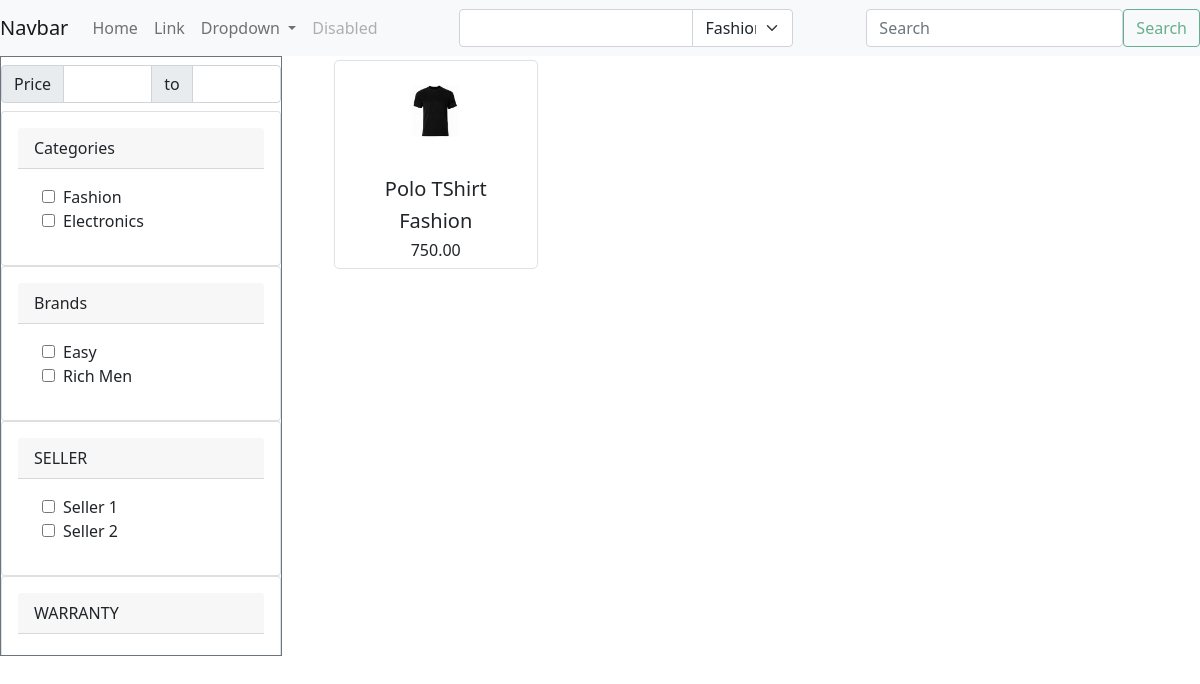
The app's page /, older data.
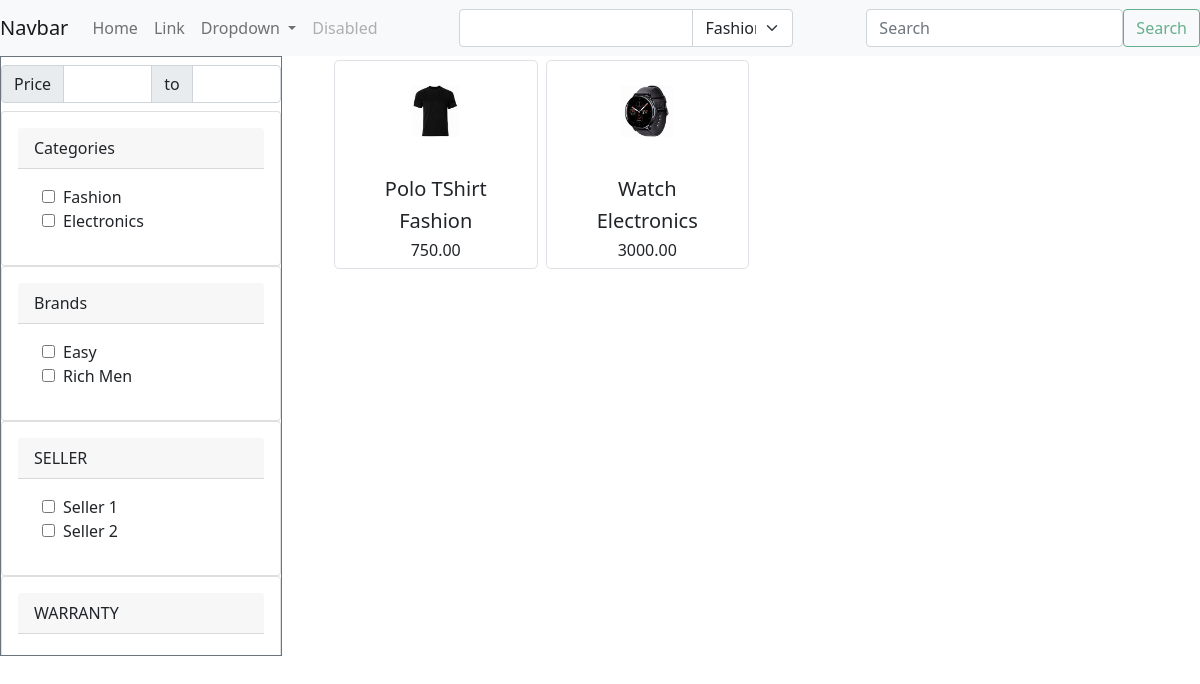
The same page, newer data.
### ecommerce/models.py (models this page shows, shortened)
class Category(models.Model):
    name = models.CharField(max_length=200)
    created_at = models.DateField(auto_now_add=True)

class Brand(models.Model):
    name = models.CharField(max_length=200)
    created_at = models.DateField(auto_now_add=True)

class Seller(models.Model):
    name = models.CharField(max_length=200)
    created_at = models.DateField(auto_now_add=True)

class Warranty(models.Model):
    name = models.CharField(max_length=200)
    created_at = models.DateField(auto_now_add=True)

class Image(models.Model):
    name = models.CharField(max_length=50)
    product_image = models.ImageField(upload_to='product/')

class Product(models.Model):
    name = models.CharField(max_length=300)
    description = models.TextField()
    image = models.ManyToManyField(Image)
    category = models.ForeignKey(Category, related_name='product_category', on_delete=models.CASCADE)
    brand = models.ForeignKey(Brand, related_name='product_brand', on_delete=models.CASCADE)
    warranty = models.ForeignKey(Warranty, related_name='product_warranty', on_delete=models.CASCADE)
    seller = models.ForeignKey(Seller, related_name='product_seller', on_delete=models.CASCADE)
    regular_price = models.DecimalField( max_digits=10, decimal_places=2)
    sales_price = models.DecimalField(max_digits=10, decimal_places=2)
    creation_date = models.DateField(auto_now_add=True)
    update_date = models.DateField(auto_now_add=False)

### ecommerce/views/product.py (the view)
# urls.py: path('', product.products, name='products'),
def products(request):
    context = {
        "products": Product.objects.all(),
        "categories": Category.objects.all(),
        "brands": Brand.objects.all(),
        "sellers": Seller.objects.all(),
        "warranties": Warranty.objects.all(),
        }
    return render(request, 'ecommerce/product/index.html', context)

### ecommerce/templates/ecommerce/product/index.html
{% extends '../../base/base.html' %}
{% block content %}
<div id="products_container" class='container d-flex flex-wrap'>
    {% include 'ecommerce/product/product_list.html' %}
</div>
{% endblock content %}

### templates/base/base.html (shortened to what this page needs)
{% load static %}
<!DOCTYPE html>
<html lang="en">
  <head>
    <link
      href="https://cdn.jsdelivr.net/npm/bootstrap@5.0.2/dist/css/bootstrap.min.css"
      rel="stylesheet"
    />
  </head>
  <body >
    <div class="row">{% include 'base/top_nav.html' %}</div>
    <div class="row">
      <div class="col-3">{% include 'base/side_nav.html' %}</div>
      <div class="col-9">
        {% block content %} {% endblock content %}
      </div>
    </div>
  </body>
</html>

### templates/base/top_nav.html (shortened to what this page needs)
<div class="col-12">
  <nav class="navbar navbar-expand-lg navbar-light bg-light">
    <a class="navbar-brand" href="#">Navbar</a>
    <div class="d-flex justify-content-between collapse navbar-collapse" id="navbarSupportedContent">
      <ul class="navbar-nav mr-auto">
        <li class="nav-item active">
          <a class="nav-link" href="#">Home</a>
        </li>
        <li class="nav-item">
          <a class="nav-link" href="#">Link</a>
        </li>
        <li class="nav-item dropdown">
          <a
            class="nav-link dropdown-toggle"
            href="#"
            id="navbarDropdown"
            role="button"
            data-toggle="dropdown"
            aria-haspopup="true"
            aria-expanded="false"
          >
            Dropdown
          </a>
        </li>
        <li class="nav-item">
          <a class="nav-link disabled" href="#">Disabled</a>
        </li>
      </ul>
      <div class="input-group" style="width: 30%">
        <input id='product_search' class="form-control" type="text" style="width: 70%" />
        <select id="category_selector" class="form-select" style="width: 30%" onchange="category_change()">
          {% for category in categories %}
          <option value="{{category.id}}">{{category.name}}</option>
          {% endfor %}
        </select>
      </div>
      <form class="form">
        <div class="d-flex">
          <input id="all_product_search" class="form-control" type="search" placeholder="Search" aria-label="Search" />
          <button class="btn btn-outline-success my-2 my-sm-0" disabled>Search</button>
        </div>
      </form>
    </div>
  </nav>
</div>

### templates/base/side_nav.html (shortened to what this page needs)
<div class="overflow-scroll border border-right border-secondary" style="height: 600px">
  <div class="row my-2">
    <div class="input-group">
      <span class="input-group-text">Price</span>
      <input id="min_price" type="text" aria-label="First name" class="custom_filter form-control" />
      <span class="input-group-text">to</span>
      <input id="max_price" type="text" aria-label="Last name" class="custom_filter form-control" />
    </div>
  </div>
  <div class="card">
    <div class="card-body">
      <div class="card-header">Categories</div>
      <div class="card-body">
        {% for category in categories %}
        <label class="d-block m-auto">
          <input
            name="category"
            class="custom_filter form-checkbox mx-2"
            type="checkbox"
            value="{{category.id}}"
          />{{category.name}}</label
        >
        {% endfor %}
      </div>
    </div>
  </div>
  <div class="card">
    <div class="card-body">
      <div class="card-header">Brands</div>
      <div class="card-body">
        {% for brand in brands %}
        <label class="d-block m-auto">
          <input name="brand" class="custom_filter form-checkbox mx-2" type="checkbox" value="{{brand.id}}" />{{brand.name}}</label
        >
        {% endfor %}
      </div>
    </div>
  </div>
  <div class="card">
    <div class="card-body">
      <div class="card-header">SELLER</div>
      <div class="card-body">
        {% for seller in sellers %}
        <label class="d-block m-auto">
          <input name="seller" class="custom_filter form-checkbox mx-2" type="checkbox" value="{{seller.id}}" />{{seller.name}}</label
        >
        {% endfor %}
      </div>
    </div>
  </div>
  <div class="card">
    <div class="card-body">
      <div class="card-header">WARRANTY</div>
      <div class="card-body">
        {% for warranty in warranties %}
        <label class="d-block m-auto">
          <input
            name="warranty"
            class="custom_filter form-checkbox mx-2"
            type="checkbox"
            value="{{warranty.id}}"
          />{{warranty.name}}</label
        >
        {% endfor %}
      </div>
    </div>
  </div>
</div>

### ecommerce/templates/ecommerce/product/product_list.html
{% for product in products %}
<div style="width: 25%" class="p-1 col-4 col-sm-4 col-md-3 col-lg-2 my_class_for_add_product_to_card">
  <div class="border rounded-3">
    <div class="d-flex flex-center rounded-3 mb-3 p-4" style="height: 100px; width: 100%">
      {% for image in product.image.all %}
      <img class="mw-100" src="{{image.product_image.url}}" alt="{{image.name}}" style="display:block;margin:0 auto;"/>
      {% endfor %}
    </div>
    <div class="mb-1 fs--1 text-center">
      <h5>{{product.name}}</h5>
      <h5>{{product.category.name}}</h5>
      <h6>{{product.sales_price}}</h6>
    </div>
  </div>
</div>
{% endfor %}

Row changes from the older to the newer data that the page shows:
added Product: name "Watch", category.name "Electronics", sales_price "3000.00"
now on this page (row unchanged): Image: product_image (picture), shown under "Watch"
